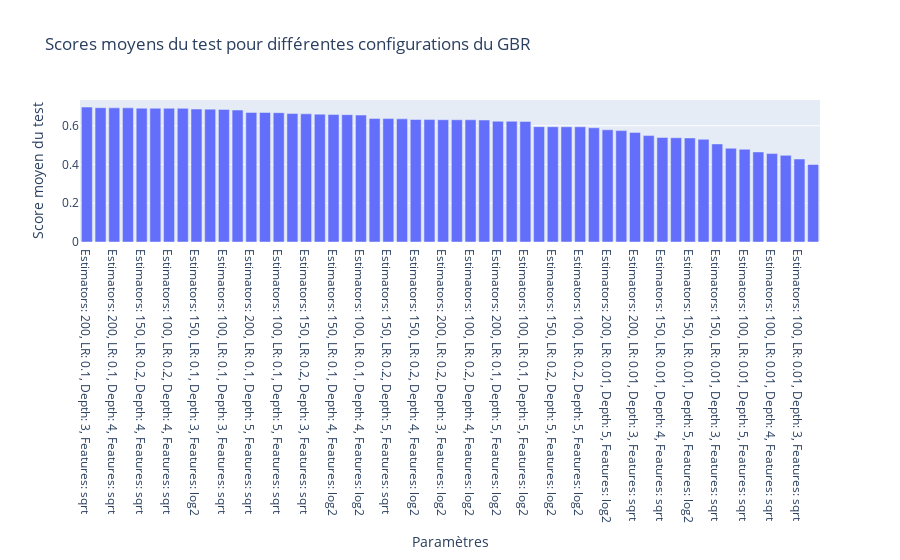

Notebook code cell kept with this figure:
### Code cell
import plotly.express as px

# Assurez-vous que les données sont déjà triées par mean_test_score en ordre descendant
# Si ce n'est pas le cas, triez-les à nouveau pour être sûr
results_gbr = results_gbr.sort_values(by='mean_test_score', ascending=False)

# Création d'une colonne 'params' pour afficher la combinaison des paramètres dans le graphique
results_gbr['params'] = 'Estimators: ' + results_gbr['param_n_estimators'].astype(str) + \
                        ', LR: ' + results_gbr['param_learning_rate'].astype(str) + \
                        ', Depth: ' + results_gbr['param_max_depth'].astype(str) + \
                        ', Features: ' + results_gbr['param_max_features'].astype(str)

# Création du graphique à barres
fig = px.bar(results_gbr, 
             x='params', 
             y='mean_test_score',
             labels={'params': 'Paramètres', 'mean_test_score': 'Score moyen du test'},
             title="Scores moyens du test pour différentes configurations du GBR")

fig.update_layout(xaxis={'categoryorder':'total descending'})
fig.show()

### Figure 1 — Plotly figure (JSON) as saved in the notebook; plotly's stock layout.template omitted (floating-point values rounded to 4 significant figures)
{"data": [{"alignmentgroup": "True", "hovertemplate": "Paramètres=%{x}<br>Score moyen du test=%{y}<extra></extra>", "legendgroup": "", "marker": {"color": "#636efa", "pattern": {"shape": ""}}, "name": "", "offsetgroup": "", "orientation": "v", "showlegend": false, "textposition": "auto", "type": "bar", "x": ["Estimators: 200, LR: 0.1, Depth: 3, Features: sqrt", "Estimators: 150, LR: 0.1, Depth: 3, Features: sqrt", "Estimators: 200, LR: 0.1, Depth: 4, Features: sqrt", "Estimators: 200, LR: 0.2, Depth: 4, Features: sqrt", "Estimators: 150, LR: 0.2, Depth: 4, Features: sqrt", "Estimators: 150, LR: 0.1, Depth: 4, Features: sqrt", "Estimators: 100, LR: 0.2, Depth: 4, Features: sqrt", "Estimators: 200, LR: 0.1, Depth: 3, Features: log2", "Estimators: 150, LR: 0.1, Depth: 3, Features: log2", "Estimators: 100, LR: 0.1, Depth: 4, Features: sqrt", "Estimators: 100, LR: 0.1, Depth: 3, Features: sqrt", "Estimators: 100, LR: 0.1, Depth: 3, Features: log2", "Estimators: 200, LR: 0.1, Depth: 5, Features: sqrt", "Estimators: 150, LR: 0.1, Depth: 5, Features: sqrt", "Estimators: 100, LR: 0.1, Depth: 5, Features: sqrt", "Estimators: 200, LR: 0.2, Depth: 3, Features: sqrt", "Estimators: 150, LR: 0.2, Depth: 3, Features: sqrt", "Estimators: 200, LR: 0.1, Depth: 4, Features: log2", "Estimators: 150, LR: 0.1, Depth: 4, Features: log2", "Estimators: 100, LR: 0.2, Depth: 3, Features: sqrt", "Estimators: 100, LR: 0.1, Depth: 4, Features: log2", "Estimators: 200, LR: 0.2, Depth: 5, Features: sqrt", "Estimators: 150, LR: 0.2, Depth: 5, Features: sqrt", "Estimators: 100, LR: 0.2, Depth: 5, Features: sqrt", "Estimators: 150, LR: 0.2, Depth: 4, Features: log2", "Estimators: 200, LR: 0.2, Depth: 4, Features: log2", "Estimators: 200, LR: 0.2, Depth: 3, Features: log2", "Estimators: 150, LR: 0.2, Depth: 3, Features: log2", "Estimators: 100, LR: 0.2, Depth: 4, Features: log2", "Estimators: 100, LR: 0.2, Depth: 3, Features: log2", "Estimators: 200, LR: 0.1, Depth: 5, Features: log2", "Estimators: 150, LR: 0.1, Depth: 5, Features: log2", "Estimators: 100, LR: 0.1, Depth: 5, Features: log2", "Estimators: 200, LR: 0.2, Depth: 5, Features: log2", "Estimators: 150, LR: 0.2, Depth: 5, Features: log2", "Estimators: 200, LR: 0.01, Depth: 5, Features: sqrt", "Estimators: 100, LR: 0.2, Depth: 5, Features: log2", "Estimators: 200, LR: 0.01, Depth: 4, Features: sqrt", "Estimators: 200, LR: 0.01, Depth: 5, Features: log2", "Estimators: 200, LR: 0.01, Depth: 4, Features: log2", "Estimators: 200, LR: 0.01, Depth: 3, Features: sqrt", "Estimators: 150, LR: 0.01, Depth: 5, Features: sqrt", "Estimators: 150, LR: 0.01, Depth: 4, Features: sqrt", "Estimators: 200, LR: 0.01, Depth: 3, Features: log2", "Estimators: 150, LR: 0.01, Depth: 5, Features: log2", "Estimators: 150, LR: 0.01, Depth: 4, Features: log2", "Estimators: 150, LR: 0.01, Depth: 3, Features: sqrt", "Estimators: 150, LR: 0.01, Depth: 3, Features: log2", "Estimators: 100, LR: 0.01, Depth: 5, Features: sqrt", "Estimators: 100, LR: 0.01, Depth: 5, Features: log2", "Estimators: 100, LR: 0.01, Depth: 4, Features: sqrt", "Estimators: 100, LR: 0.01, Depth: 4, Features: log2", "Estimators: 100, LR: 0.01, Depth: 3, Features: sqrt", "Estimators: 100, LR: 0.01, Depth: 3, Features: log2"], "xaxis": "x", "y": [0.6963, 0.6932, 0.6924, 0.6923, 0.6908, 0.6903, 0.6901, 0.6898, 0.6862, 0.6858, 0.6844, 0.6811, 0.669, 0.6686, 0.6675, 0.663, 0.6617, 0.66, 0.6578, 0.6574, 0.6552, 0.6372, 0.6371, 0.6356, 0.6323, 0.632, 0.6312, 0.631, 0.6309, 0.6297, 0.6234, 0.623, 0.6224, 0.5952, 0.5949, 0.5946, 0.5946, 0.5894, 0.5791, 0.5749, 0.5658, 0.5492, 0.5396, 0.538, 0.5373, 0.53, 0.5063, 0.4838, 0.4786, 0.4648, 0.4564, 0.4472, 0.4283, 0.4002], "yaxis": "y"}], "layout": {"barmode": "relative", "legend": {"tracegroupgap": 0}, "title": {"text": "Scores moyens du test pour différentes configurations du GBR"}, "xaxis": {"anchor": "y", "categoryorder": "total descending", "domain": [0, 1], "title": {"text": "Paramètres"}}, "yaxis": {"anchor": "x", "domain": [0, 1], "title": {"text": "Score moyen du test"}}}}
